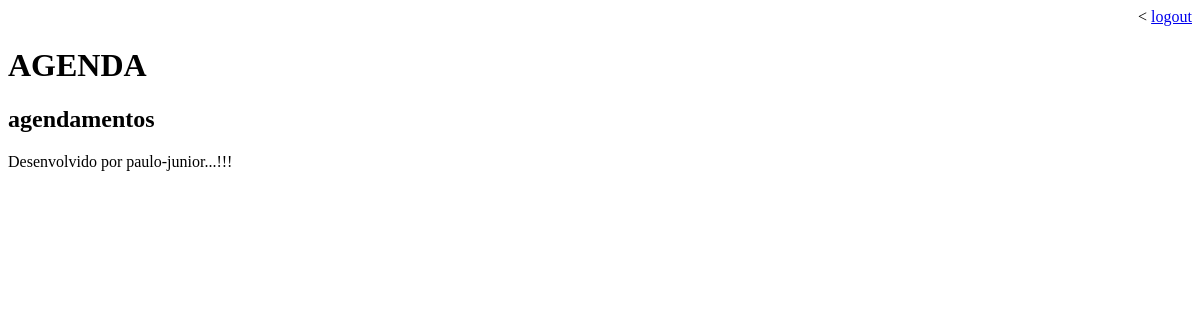
/agenda/ (signed in), run on an earlier commit of the app's database.
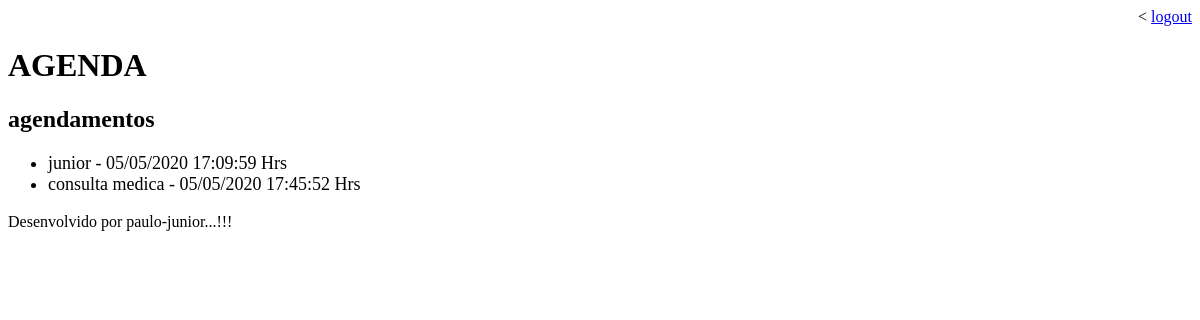
And on a later commit of the database.
### core/models.py (models this page shows, shortened)
class Evento(models.Model):
    titulo = models.CharField(max_length=100)
    descricao = models.TextField(blank=True, null=True)
    data_evento = models.DateTimeField(verbose_name='data do Evento')
    data_criacao = models.DateTimeField(auto_now=True, verbose_name='data da criação')
    usuarios = models.ForeignKey(User, on_delete=models.CASCADE)
    class Meta:
        db_table = 'evento'
    def get_data_evento(self):
        return self.data_evento.strftime('%d/%m/%Y %H:%M:%S Hrs')

### core/views.py (the view)
# urls.py: path('agenda/', views.lista_evento),
@ login_required(login_url='/login/')
def lista_evento(request):
    user = request.user
    usuario = request.user
    evento = Evento.objects.all()
    dados = {'eventos':evento}
    return render(request, 'agenda.html', dados)

### templates/agenda.html
{% extends "model-page.html" %}
{% block content %}
    <h2>agendamentos</h2>
    <ul style="font-size: 18px">
        {% for evento in eventos%}
            <li>{{evento.titulo }} - {{evento.get_data_evento }}</li>
        {% endfor %}
    </ul>
{% endblock %}

### templates/model-page.html
<!DOCTYPE html>
<html lang="en">
<head>
    {% include "model-header.html" %}
</head>
<body>
    {% block content %} {% endblock %}
    {% include "model-footer.html"%}
</body>
</html>

### templates/model-header.html (shortened to what this page needs)
    <div align="right"><
        <a href="/logout">logout</a>
    </div>
    <h1>AGENDA</h1>

### templates/model-footer.html
<P>Desenvolvido por paulo-junior...!!!</P>

What changed in the data, as far as the page shows it:
added Evento: titulo "junior", get_data_evento "05/05/2020 17:09:59 Hrs"
added Evento: titulo "consulta medica", get_data_evento "05/05/2020 17:45:52 Hrs"
